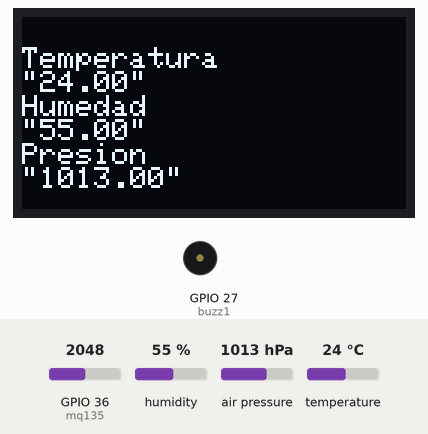
Recording of a program running on a simulated ESP32. Parts: 128×64 one-colour display, buzzer (waves = sounding, pin HIGH). The test bench sets the inputs (shaded band); at power-on: humidity 55 %, air pressure 1013 hPa, temperature 24 °C, GPIO 36 (mq135) = 2048. WiFi joins after 1.5 s; servers stay silent unless stated; storage starts empty; what the program prints to the serial monitor is not drawn.

Above: at 12.6 s.
12.7 s: humidity set to 22 %
At 22.5 s:
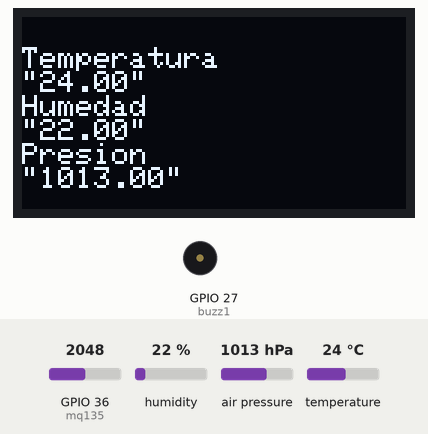
23.5 s: air pressure set to 952 hPa
At 32.4 s:
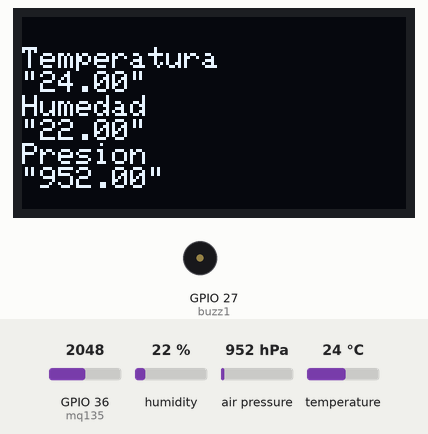
32.5 s: temperature set to 12 °C
At 42.8 s:
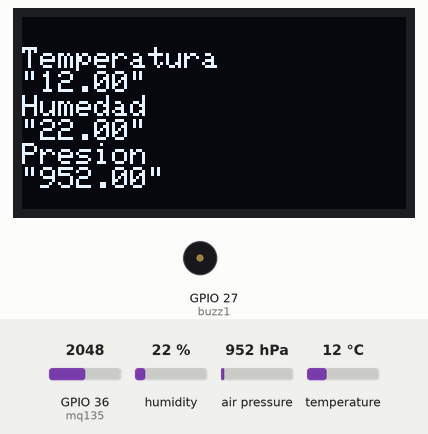
43.5 s: humidity set to 40 %
At 53.1 s:
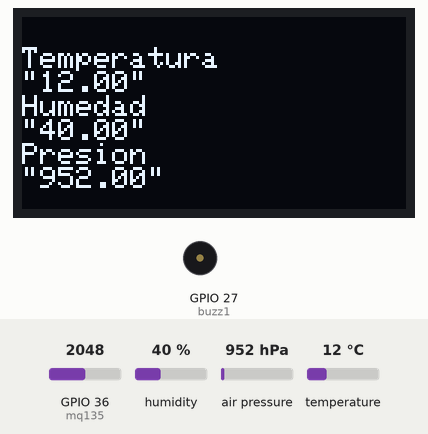
Timing chart, 0 to 54.5 s (numbered marks = the images above; inputs shaded):
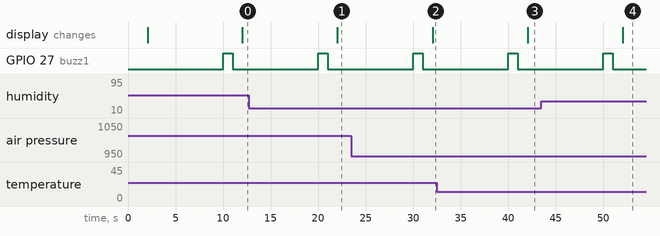

The program:

main.cpp
```cpp
#include <Arduino.h>
#include <WiFi.h>
#include <AsyncTCP.h>
#include <ESPAsyncWebServer.h>
#include "SPIFFS.h"
#include <Arduino_JSON.h>
#include <Adafruit_BME280.h>
#include <Adafruit_Sensor.h>
#include <Wire.h>
#include <Adafruit_GFX.h>
#include <Adafruit_SSD1306.h>
#include "FS.h"
#include "SD.h"
#include "SPI.h"

#define SCREEN_WIDTH 128 // OLED display width, in pixels
#define SCREEN_HEIGHT 64 // OLED display height, in pixels
Adafruit_SSD1306 display(SCREEN_WIDTH, SCREEN_HEIGHT, &Wire, -1);

// Replace with your network credentials
const char* ssid = "DavideHotspot";
const char* password = "Master24Reference";

// Create AsyncWebServer object on port 80
AsyncWebServer server(80);

// Create an Event Source on /events
AsyncEventSource events("/events");

// Json Variable to Hold Sensor Readings
JSONVar readings;

// Timer variables
unsigned long lastTime = 0;
unsigned long timerDelay = 10000;

// Create a sensor object
Adafruit_BME280 bme;         // BME280 connect to ESP32 I2C (GPIO 21 = SDA, GPIO 22 = SCL)

//MQ135 sensor located in GPIO36
int mq135=36;

//Buzzer for mq135 port
int buzz1=27;

// Init BME280
void initBME(){
  if (!bme.begin(0x76)) {
    Serial.println("Could not find a valid BME280 sensor, check wiring!");
    while (1);
  }
}

// Get Sensor Readings and return JSON object
String getSensorReadings(){
  readings["temperature"] = String(bme.readTemperature());
  readings["humidity"] =  String(bme.readHumidity());
  readings["pressure"] = String(bme.readPressure()/100.0F);
  readings["cotwo"] = String(analogRead(mq135));
  String jsonString = JSON.stringify(readings);
  return jsonString;
}

// Initialize SPIFFS
void initSPIFFS() {
  if (!SPIFFS.begin()) {
    Serial.println("An error has occurred while mounting SPIFFS");
  }
  Serial.println("SPIFFS mounted successfully");
}

// Initialize WiFi
void initWiFi() {
  WiFi.mode(WIFI_STA);
  WiFi.begin(ssid, password);
  Serial.print("Connecting to WiFi ..");
  while (WiFi.status() != WL_CONNECTED) {
    Serial.print('.');
    delay(1000);
  }
  Serial.println(WiFi.localIP());
}

void setup() {
  // Serial port for debugging purposes
  Serial.begin(115200);
  initBME();
  initWiFi();
  initSPIFFS();

  // Web Server Root URL
  server.on("/", HTTP_GET, [](AsyncWebServerRequest *request){
    request->send(SPIFFS, "/index.html", "text/html");
  });

  server.serveStatic("/", SPIFFS, "/");

  // Request for the latest sensor readings
  server.on("/readings", HTTP_GET, [](AsyncWebServerRequest *request){
    String json = getSensorReadings();
    request->send(200, "application/json", json);
    json = String();
  }
);

  events.onConnect([](AsyncEventSourceClient *client){
    if(client->lastId()){
      Serial.printf("Client reconnected! Last message ID that it got is: %u\n", client->lastId());
    }
    // send event with message "hello!", id current millis
    // and set reconnect delay to 1 second
    client->send("hello!", NULL, millis(), 10000);
  });
  server.addHandler(&events);

  // Start server
  server.begin();
  if(!display.begin(SSD1306_SWITCHCAPVCC, 0x3C)) { // Address 0x3D for 128x64
    Serial.println(F("SSD1306 allocation failed"));
    for(;;);
  }
  delay(2000);
  display.clearDisplay();

  display.setTextSize(1);
  display.setTextColor(WHITE);

  pinMode(buzz1,OUTPUT);
}

void loop() {
  if ((millis() - lastTime) > timerDelay) {
    // Send Events to the client with the Sensor Readings Every 10 seconds
    events.send("ping",NULL,millis());
    events.send(getSensorReadings().c_str(),"new_readings" ,millis());
    lastTime = millis();

    //Digital flip flop mq135
    if(analogRead(mq135)>500){
      digitalWrite(buzz1, HIGH);
      delay(1000);
      digitalWrite(buzz1, LOW);
      delay(1000);
    }

    // Display variables
    display.clearDisplay();
    display.setCursor(0, 10);
    display.println("Temperatura");
    display.println(readings["temperature"]);
    display.println("Humedad");
    display.println(readings["humidity"]);
    display.println("Presion");
    display.println(readings["pressure"]);
    display.display();
  }
}
```

Measured:
- after the input at 12.7 s, the display: changes after 9.3 s (image 1)
- after the input at 23.5 s, the display: changes after 8.5 s (image 2)
- after the input at 32.5 s, the display: changes after 9.5 s (image 3)
- after the input at 43.5 s, the display: changes after 8.5 s (image 4)
